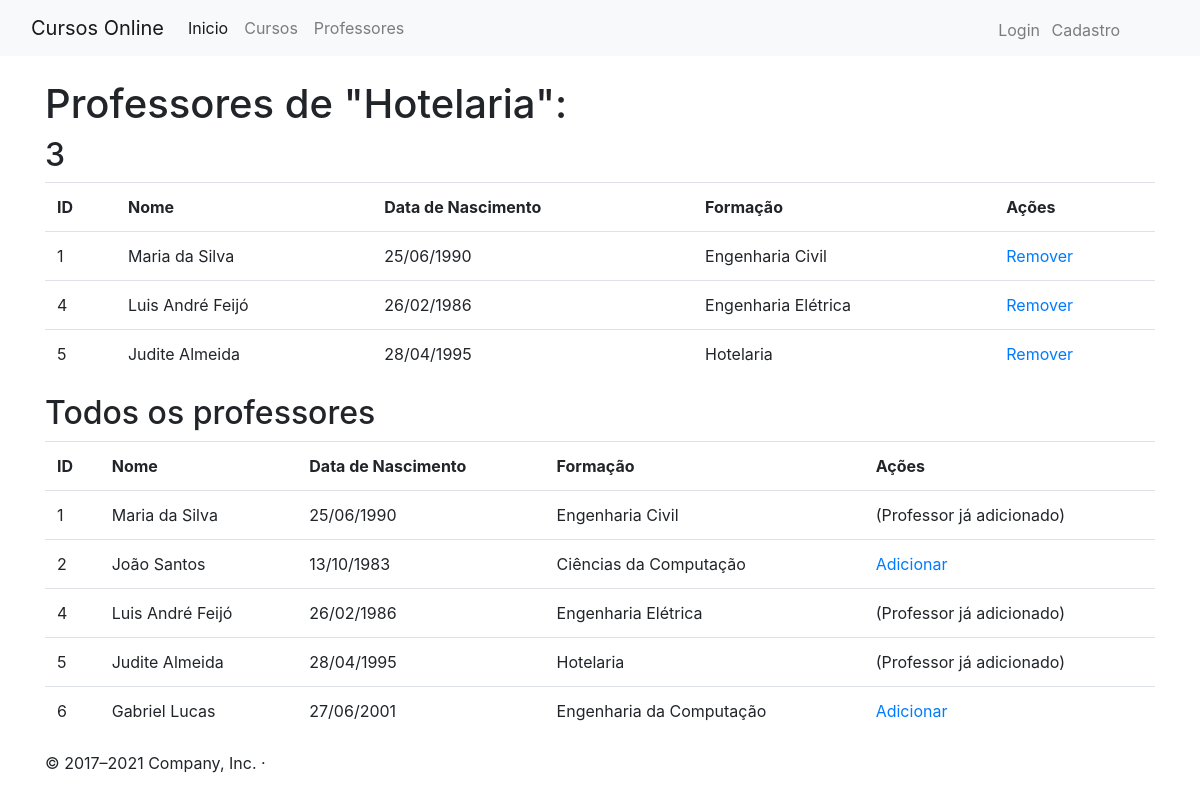
The page /cursos/2/professores on the database its author committed.
### app/models/cursos.py (models this page shows, shortened)
class Curso(db.Model):
    __tablename__ = "curso"
    id = db.Column(db.Integer(), primary_key=True)
    curso = db.Column(db.String(64), index=True)
    tipo = db.Column(db.String(64), index=True)
    duracao = db.Column(db.Integer(), index=True)
    avaliacoes = db.relationship('Avaliacao', backref='nome', lazy='dynamic')
    cursos_prof =  db.relationship('Professor', secondary= cursos_professores,
        backref=db.backref('cursos', lazy='dynamic'), lazy='dynamic')

### app/models/prof.py (models this page shows, shortened)
class Professor(db.Model):
    id = db.Column(db.Integer(), primary_key = True)
    nome = db.Column(db.String(64), index = True)
    data_nascimento = db.Column(db.Date, index = True)
    formacao = db.Column(db.String(64), index = True)

### app/controllers/default.py (the view)
@app.route("/cursos/<id>/professores", methods=["GET", "POST"])
def lista_professores(id):
  curso = Curso.query.get(id)
  professores = Professor.query.all()
  if curso is None:
    return abort(404)
  return render_template("lista_professores.html",
    curso = curso, professores = professores)

### app/templates/lista_professores.html (shortened to what this page needs)
{% extends 'base2.html' %}
{% block content %}
        <br>
<div class="container">
    <div class="page-header">
        <h1>Professores de "{{curso.curso}}": </h1>
        <h2>{{ curso.cursos_prof.count() }}</h2>
    </div>
{% if curso.cursos_prof.count() > 0 %}
    <table class="table table-striṕed">
        <tr>
            <th>ID</th>
            <th>Nome</th>
            <th>Data de Nascimento</th>
            <th>Formação</th>
            <th>Ações</th>
        </tr>
    {% for professor in curso.cursos_prof %}
    <tr>
        <td>{{ professor.id }}</td>
      <td>{{ professor.nome }}</td>
      <td>{{ professor.data_nascimento.strftime('%d/%m/%Y') }}</td>
      <td>{{ professor.formacao }}</td>
      <td><a href="{{url_for('remover_lista_professores', curso_id = curso.id,
        professor_id = professor.id)}}" title="Remover da Lista">Remover</a></td>
    </tr>
    {% endfor %}
    </table>
{% endif %}
<div class="page-header">
    <h2>Todos os professores</h2>
</div>
    {% if professores %}
    <table class="table table-striṕed">
        <tr>
            <th>ID</th>
            <th>Nome</th>
            <th>Data de Nascimento</th>
            <th>Formação</th>
            <th>Ações</th>
        </tr>
        {% for professor in professores %}
        <tr>
            <td>{{ professor.id }}</td>
          <td>{{ professor.nome }}</td>
          <td>{{ professor.data_nascimento.strftime('%d/%m/%Y') }}</td>
          <td>{{ professor.formacao }}</td>
          <td>
              {% if professor in curso.cursos_prof %}
                (Professor já adicionado)
            {% else %}
                <a href="{{url_for('adicionar_lista_professores',
                curso_id=curso.id, professor_id=professor.id)}}"
                title="Adicionar">Adicionar</a></td>
            {% endif %}
        </tr>
    {% endfor %}
    </table>
    {% endif %}
</div>
{% endblock %}

### rows shown on the page
Curso: curso "Hotelaria"
Professor: id "1", nome "Maria da Silva", data_nascimento "25/06/1990", formacao "Engenharia Civil", shows "(Professor já adicionado)"
Professor: id "4", nome "Luis André Feijó", data_nascimento "26/02/1986", formacao "Engenharia Elétrica", shows "(Professor já adicionado)"
Professor: id "5", nome "Judite Almeida", data_nascimento "28/04/1995", formacao "Hotelaria", shows "(Professor já adicionado)"
Professor: id "2", nome "João Santos", data_nascimento "13/10/1983", formacao "Ciências da Computação"
Professor: id "6", nome "Gabriel Lucas", data_nascimento "27/06/2001", formacao "Engenharia da Computação"

### other values the page prints
{{ curso.cursos_prof.count() }} "3"
